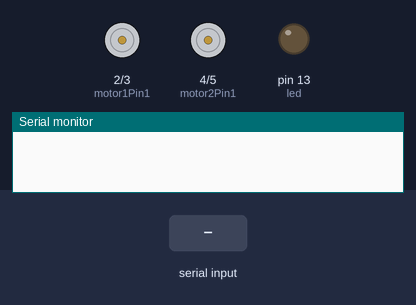
Simulated run of this sketch. Board: Arduino Uno, built with avr-gcc and run on an emulated ATmega328P. Shown: motor-driver pin pairs drawn as motors (green arrow = first pin HIGH = forward, orange = second pin HIGH = backward, longer = more drive), output pins drawn as LEDs (lit = HIGH), the last lines printed to the serial monitor. The test bench sets the inputs (shaded band).

Above: at 1.2 s.
1.3 s: "1" received over Serial
At 1.8 s:
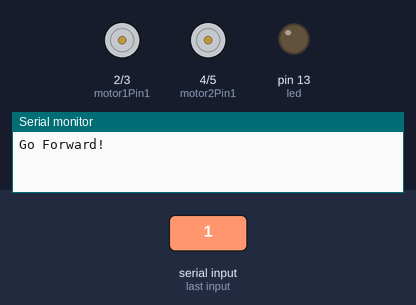
2.8 s: "2" received over Serial
At 4.0 s:
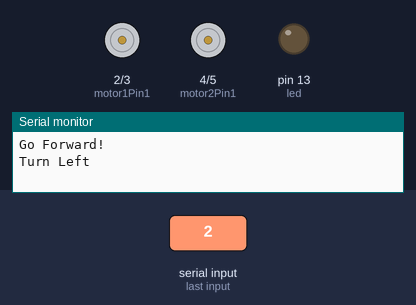
4.3 s: "4" received over Serial
At 5.3 s:
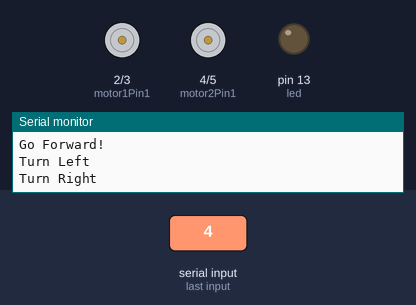
5.8 s: "5" received over Serial
At 6.5 s:
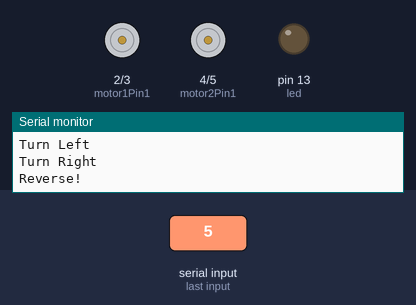
Timing chart, 0 to 8.3 s (numbered marks = the images above; inputs shaded):
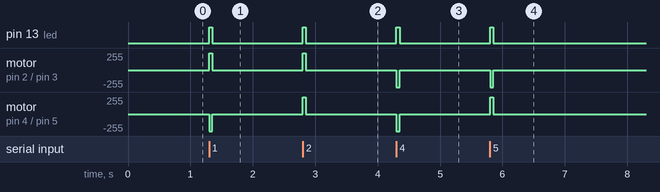

Measured:
- after the input at 1.3 s, pin 13 (led): LOW → HIGH at once, → LOW 0.05 s later; motor on pin 2 (motor1Pin1) / pin 3 (motor1Pin2): stopped → forward 255/255 at once, → stopped 0.05 s later; motor on pin 4 (motor2Pin1) / pin 5 (motor2Pin2): stopped → backward 255/255 at once, → stopped 0.05 s later
- after the input at 2.8 s, pin 13 (led): LOW → HIGH at once, → LOW 0.05 s later; motor on pin 2 (motor1Pin1) / pin 3 (motor1Pin2), motor on pin 4 (motor2Pin1) / pin 5 (motor2Pin2): stopped → forward 255/255 at once, → stopped 0.05 s later
- after the input at 4.3 s, pin 13 (led): LOW → HIGH at once, → LOW 0.05 s later; motor on pin 2 (motor1Pin1) / pin 3 (motor1Pin2), motor on pin 4 (motor2Pin1) / pin 5 (motor2Pin2): stopped → backward 255/255 at once, → stopped 0.05 s later
- after the input at 5.8 s, pin 13 (led): LOW → HIGH at once, → LOW 0.05 s later; motor on pin 2 (motor1Pin1) / pin 3 (motor1Pin2): stopped → backward 255/255 at once, → stopped 0.05 s later; motor on pin 4 (motor2Pin1) / pin 5 (motor2Pin2): stopped → forward 255/255 at once, → stopped 0.05 s later

The sketch:

advance_servo2.ino.ino
```cpp
int motor1Pin1 = 2;
int motor1Pin2 = 3;

int motor2Pin1 = 4;
int motor2Pin2 = 5;
int dtime =50;


int led = 13;
int state;
int flag=0;        //makes sure that the serial only prints once the state
int stateStop=0;
void setup() {

   pinMode(motor1Pin1, OUTPUT);
    pinMode(motor1Pin2, OUTPUT);

    pinMode(motor2Pin1, OUTPUT);
    pinMode(motor2Pin2, OUTPUT);


    Serial.begin(9600);
     pinMode(led, OUTPUT);
}

void loop() {
   if(Serial.available() > 0){
      state = Serial.read();
      flag=0;
  digitalWrite(led, HIGH);}


   if (state == '1') {
        digitalWrite(motor1Pin1, HIGH);
        digitalWrite(motor1Pin2, LOW);
        digitalWrite(motor2Pin1, LOW);
        digitalWrite(motor2Pin2, HIGH);
        if(flag == 0){
          Serial.println("Go Forward!");
          flag=1;
        }
         delay(dtime);
        state=3;
        stateStop=1;

    }
    else if (state == '2') {
        digitalWrite(motor1Pin1, HIGH);
        digitalWrite(motor1Pin2, LOW);
        digitalWrite(motor2Pin1, HIGH);
        digitalWrite(motor2Pin2, LOW);
        if(flag == 0){
          Serial.println("Turn Left");
          flag=1;
        }
         delay(dtime);
        state=3;
        stateStop=1;
    }
    // if the state is '3' the motor will Stop
    else if (state == '3' || stateStop == 1) {
        digitalWrite(motor1Pin1, LOW);
        digitalWrite(motor1Pin2, LOW);
        digitalWrite(motor2Pin1, LOW);
        digitalWrite(motor2Pin2, LOW);
        digitalWrite(led, LOW);
        if(flag == 0){
          Serial.println("STOP!");
          flag=1;
        }
        stateStop=0;
    }
    // if the state is '4' the motor will turn right
    else if (state == '4') {
        digitalWrite(motor1Pin1, LOW);
        digitalWrite(motor1Pin2, HIGH);
        digitalWrite(motor2Pin1, LOW);
        digitalWrite(motor2Pin2, HIGH);
        if(flag == 0){
          Serial.println("Turn Right");
          flag=1;
        }
         delay(dtime);
        state=3;
        stateStop=1;

    }
    // if the state is '5' the motor will Reverse
    else if (state == '5') {
        digitalWrite(motor1Pin1, LOW);
        digitalWrite(motor1Pin2, HIGH);
        digitalWrite(motor2Pin1, HIGH);
        digitalWrite(motor2Pin2, LOW);
        if(flag == 0){
          Serial.println("Reverse!");
          flag=1;
        }
        delay(dtime);
        state=3;
        stateStop=1;


    }


}
```
